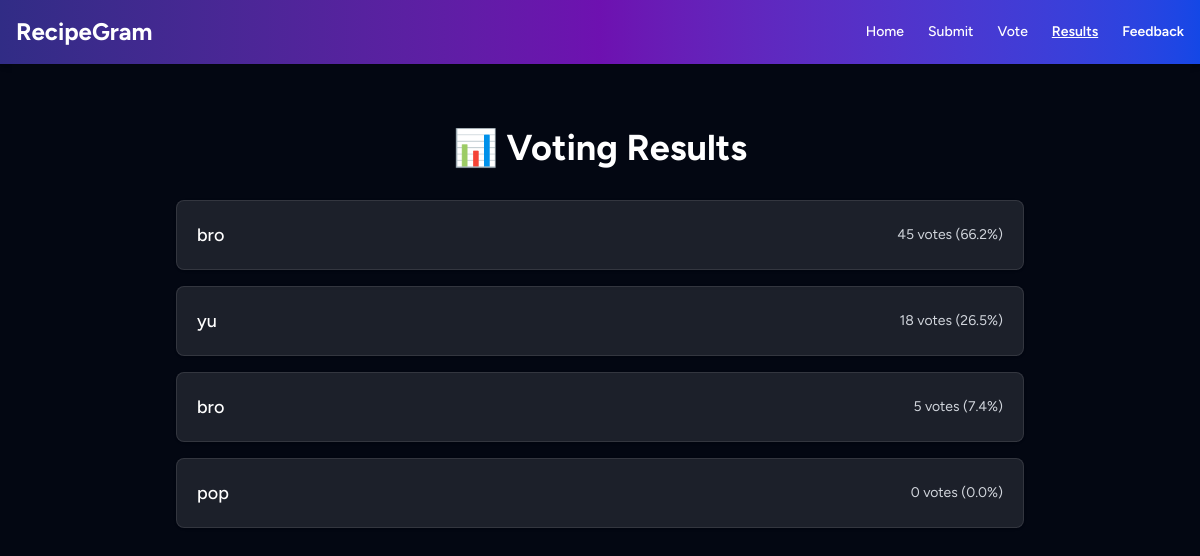
The app's page /results, older data.
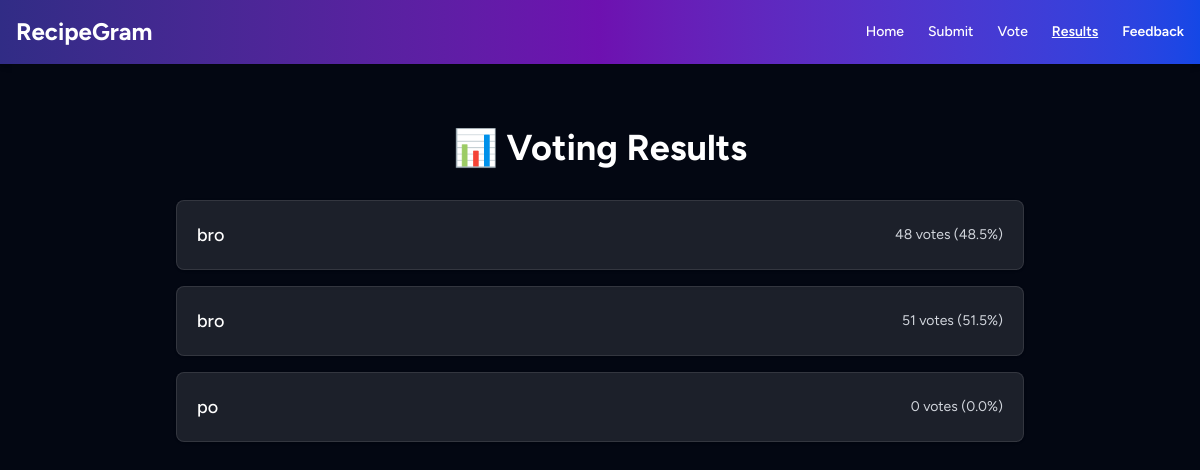
The same page, newer data.
### tables this page shows
CREATE TABLE recipes (
                id INTEGER PRIMARY KEY AUTOINCREMENT,
                title TEXT,
                ingredients TEXT,
                instructions TEXT,
                votes INTEGER DEFAULT 0
            , image TEXT);

### app.py (the view)
@app.route('/results')
def results():
    with sqlite3.connect(DB_NAME) as conn:
        conn.row_factory = sqlite3.Row
        c = conn.cursor()
        c.execute('SELECT title, votes FROM recipes')
        data = c.fetchall()
    total_votes = sum([row['votes'] for row in data]) or 1
    proportions = [{
        'title': row['title'],
        'votes': row['votes'],
        'percent': round((row['votes'] / total_votes) * 100, 1)
    } for row in data]
    return render_template('results.html', proportions=proportions)

### templates/results.html (shortened to what this page needs)
<!DOCTYPE html>
<html lang="en">
<head>
  <script src="https://cdn.jsdelivr.net/npm/@tailwindcss/browser@4"></script>
</head>
<body class="bg-gray-950 text-white">
  <nav class="bg-gradient-to-r from-indigo-900 via-purple-800 to-blue-700 p-4 shadow-md sticky top-0 z-50">
    <div class="max-w-7xl mx-auto flex justify-between items-center">
      <a href="{{ url_for('index') }}" class="text-white text-2xl font-bold">RecipeGram</a>
      <ul class="flex space-x-6 text-white text-sm font-medium">
        <li><a href="{{ url_for('index') }}" class="hover:underline">Home</a></li>
        <li><a href="{{ url_for('submit') }}" class="hover:underline">Submit</a></li>
        <li><a href="{{ url_for('vote') }}" class="hover:underline">Vote</a></li>
        <li><a href="{{ url_for('results') }}" class="underline font-semibold">Results</a></li>
        <li><a href="{{ url_for('feedback') }}" class="hover:underline underline-offset-2 font-semibold">Feedback</a></li>
      </ul>
    </div>
  </nav>
  <section class="max-w-4xl mx-auto px-6 py-16">
    <h2 class="text-4xl font-bold text-center mb-8">📊 Voting Results</h2>
    {% if proportions and proportions|length > 0 %}
  <ul class="space-y-4">
    {% for item in proportions %}
    <li class="bg-white/10 border border-white/10 rounded-lg p-5 flex justify-between items-center shadow hover:shadow-lg transition">
      <span class="text-lg font-medium">{{ item.title }}</span>
      <span class="text-sm text-gray-300">{{ item.votes }} votes ({{ item.percent }}%)</span>
    </li>
    {% endfor %}
  </ul>
{% else %}
  <p class="text-center text-gray-400">No votes have been recorded yet.</p>
{% endif %}
  </section>
</body>
</html>

### templates/results.html (style rules this page uses)
body { font-family: 'Figtree', sans-serif; }

Row changes from the older to the newer data that the page shows:
removed recipes: title "bro", votes "45", percent "66.2"
removed recipes: title "yu", votes "18", percent "26.5"
removed recipes: title "bro", votes "5", percent "7.4"
removed recipes: title "pop", votes "0", percent "0.0"
added recipes: title "bro", votes "48", percent "48.5"
added recipes: title "bro", votes "51", percent "51.5"
added recipes: title "po", votes "0", percent "0.0"
